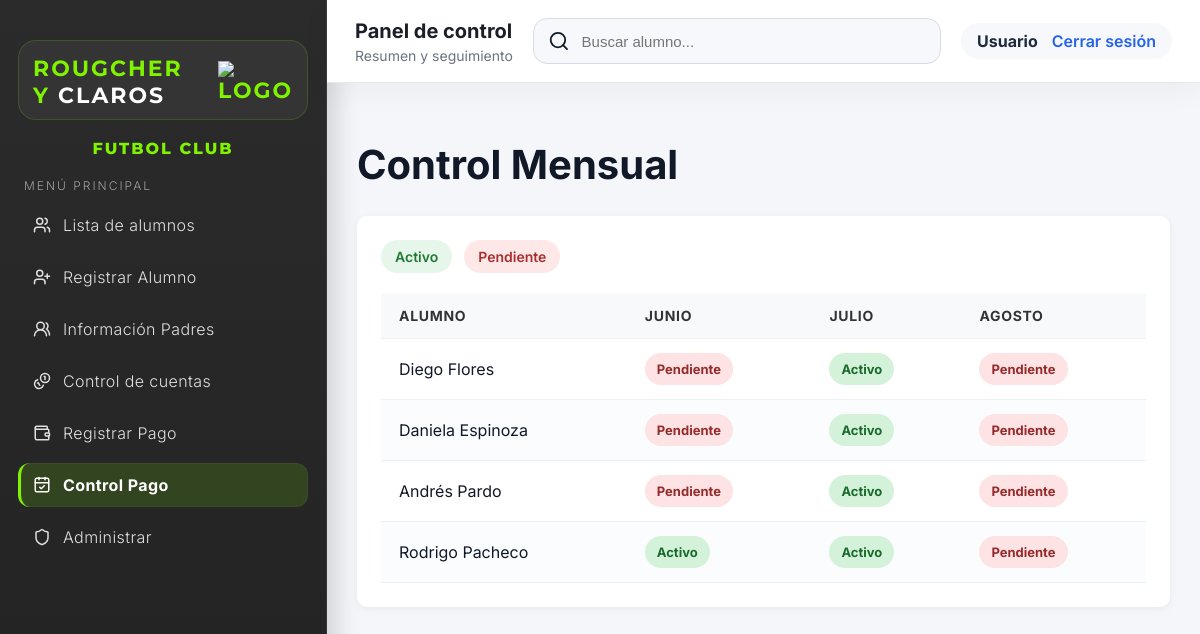
The app's page /control (signed in), older data.
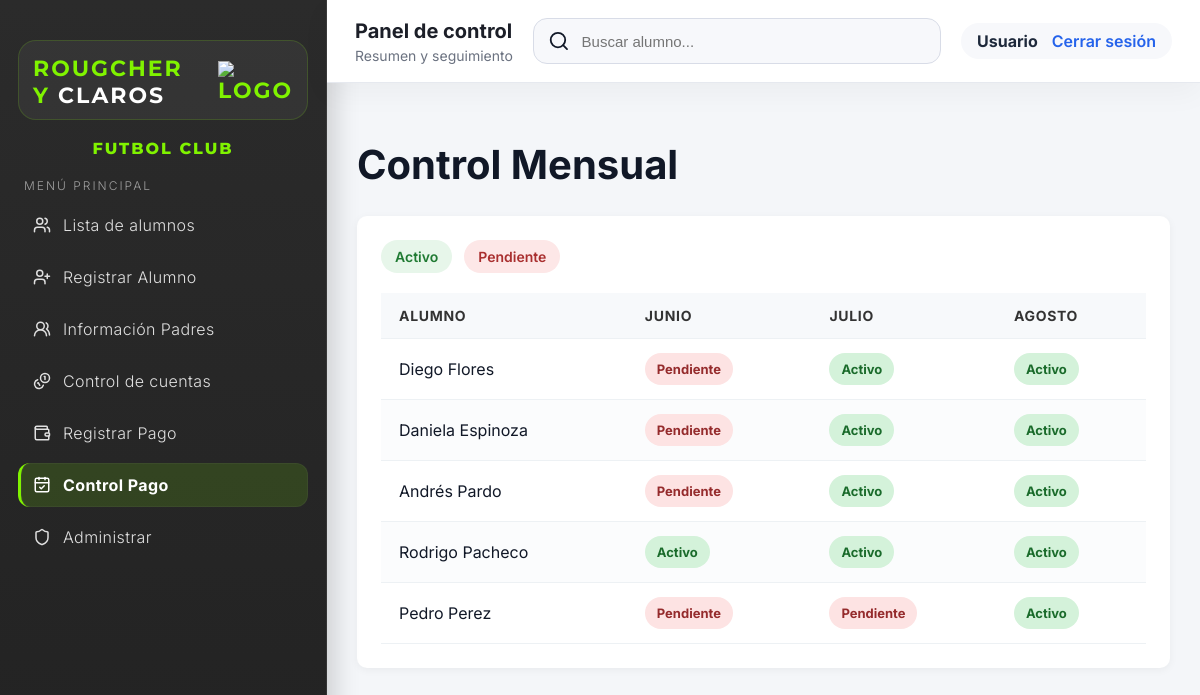
The same page, newer data.
### app/models.py (models this page shows)
class Alumno(db.Model):
    id = db.Column(db.Integer, primary_key=True)  # ID único
    nombre = db.Column(db.String(100))            # Nombre del alumno
    edad = db.Column(db.Integer)                  # Edad
    telefono = db.Column(db.String(20))           # Teléfono
    categoria = db.Column(db.String(100))         # Categoría asignada
    plan = db.Column(db.String(50))               # Plan de inscripción
    monto_inscripcion = db.Column(db.Float)       # Monto exacto del plan especial
    nombre_padre = db.Column(db.String(100))      # Nombre del padre/tutor
    telefono_padre = db.Column(db.String(20))     # Teléfono del padre/tutor
    fecha_inscripcion = db.Column(db.Date)        # Fecha de inscripción
    fecha_vencimiento = db.Column(db.Date)        # Fecha de vencimiento de la mensualidad

### app/routes/control.py (the view)
@control_bp.route('/control')
@login_required
def control_mensual():
    alumnos = Alumno.query.all()
    meses = obtener_meses_anteriores(3)
    pagos = db.session.query(Pago.alumno_id, Pago.mes).all()
    pagos_set = set(pagos)
    tabla = []
    for alumno in alumnos:
        fila = {"nombre": alumno.nombre, "pagos": {}}
        for mes in meses:
            fila["pagos"][mes] = (alumno.id, mes) in pagos_set
        tabla.append(fila)
    return render_template('control.html', tabla=tabla, meses=meses)

### app/helpers.py (called while the page is built)
def obtener_meses_anteriores(cantidad=3):
    hoy = datetime.now()
    meses = []
    for i in range(cantidad - 1, -1, -1):
        mes_num = ((hoy.month - i - 1) % 12) + 1
        meses.append(MESES_ES[mes_num])
    return meses

### templates/control.html (shortened to what this page needs)
<!DOCTYPE html>
<html>
<head>
</head>
<body>
{% extends 'base.html' %}
{% block content %}
<h1>Control Mensual</h1>
<div class="card control-card">
    <div class="control-legend">
        <span class="legend-item legend-active">Activo</span>
        <span class="legend-item legend-missed">Pendiente</span>
    </div>
    <table class="control-table">
        <thead>
            <tr>
                <th>Alumno</th>
                {% for mes in meses %}
                <th>{{ mes }}</th>
                {% endfor %}
            </tr>
        </thead>
        <tbody>
            {% for fila in tabla %}
            <tr>
                <td>{{ fila.nombre }}</td>
                {% for mes in meses %}
                <td>
                    {% if fila.pagos[mes] %}
                    <span class="status-badge status-active">Activo</span>
                    {% else %}
                    <span class="status-badge status-missed">Pendiente</span>
                    {% endif %}
                </td>
                {% endfor %}
            </tr>
            {% endfor %}
        </tbody>
    </table>
</div>
{% endblock %}

Row changes from the older to the newer data that the page shows:
added Alumno: nombre "Pedro Perez"
Text that changed along with them:
list line gone: "Pendiente"
new list line: "Activo"
